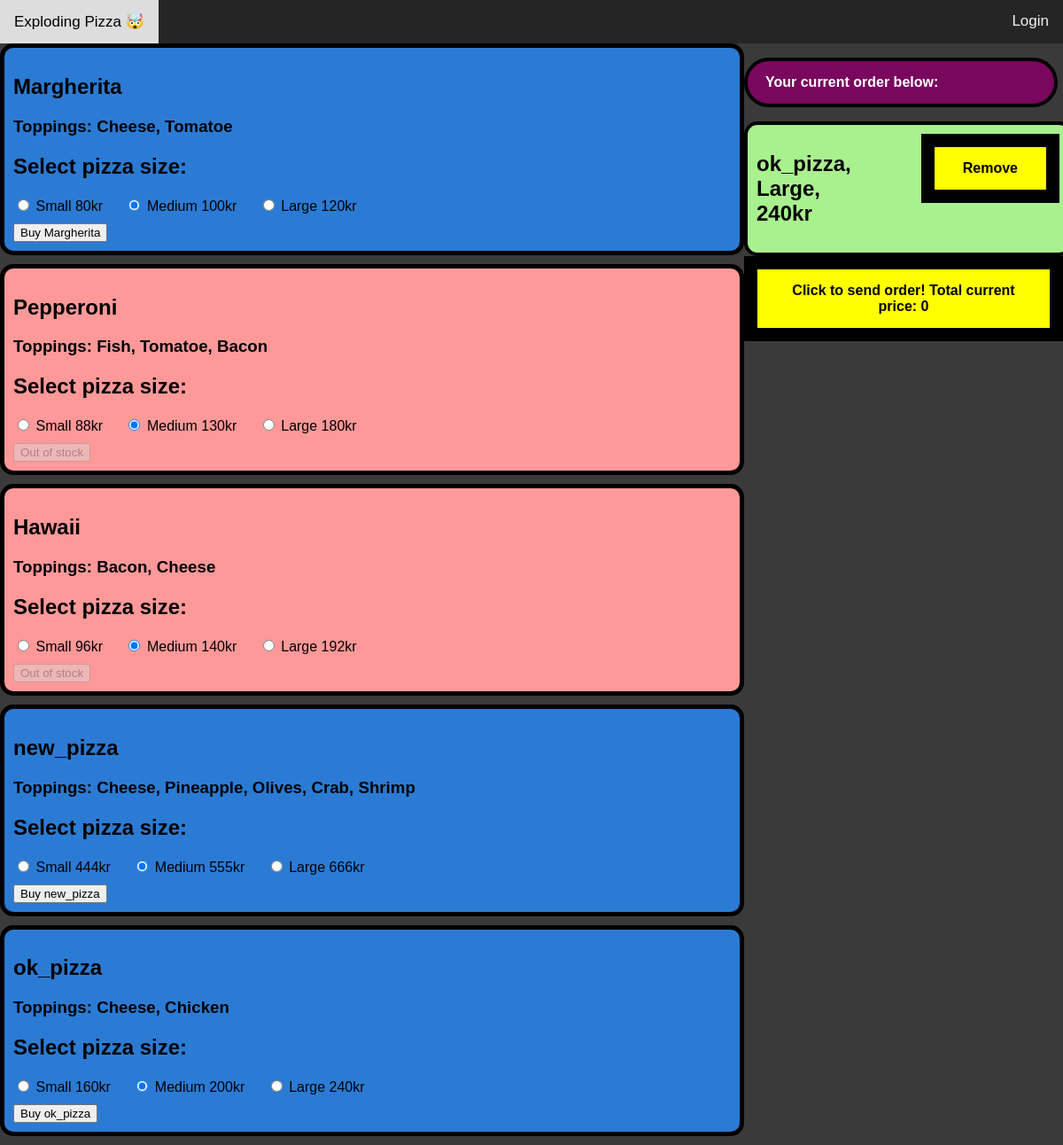
The page / on the database its author committed.
### website/models.py (models this page shows)
class Pizza(db.Model):
    __tablename__ = "pizza"
    id = db.Column(db.Integer, primary_key=True)
    name = db.Column(db.String, nullable=False)

class PizzaPrice(db.Model):
    __tablename__ = "pizza_price"
    id = db.Column(db.Integer, primary_key=True)
    pizza = db.Column(db.String, nullable=False)
    size = db.Column(db.Enum('Small', 'Medium', 'Large'), nullable=False)
    _price = db.Column('price', db.Integer, nullable=False)
    sale = db.Column(db.Boolean, default=False)
    @property
    def price(self):
        if self.size == 'Small':
            return int(self._price * 0.8)
        elif self.size == 'Large':
            return int(self._price * 1.2)
        else:
            return self._price
    @price.setter
    def price(self, value):
        self._price = value

class PizzaOrder(db.Model):
    __tablename__ = "pizza_order"
    id = db.Column(db.Integer, primary_key=True)
    name = db.Column(db.String, nullable=False)
    size = db.Column(db.Enum('Small', 'Medium', 'Large'),default='Medium', nullable=False)
    price = db.Column(db.Integer, nullable=False)
    def __repr__(self):
        return f"{self.name}, {self.size}, {self.price}kr"

### website/views.py (the view, shortened to what this page needs)
@views.route('/', methods=['GET', 'POST'])
def home():
    selected_pizza = None
    current_price = 0
    pizzas = Pizza.query.all()
    prices = PizzaPrice.query.all()
    toppings = Topping.query.all()
    orders = PizzaOrder.query.all()
    return render_template('home.html', pizzas=pizzas, prices=prices, toppings=toppings, orders=orders, current_price=current_price, is_in_stock=is_in_stock)

### website/models.py (called while the page is built)
    def __repr__(self):
        return f"('{self.name}')"

### website/views.py (called while the page is built)
def is_in_stock(toppingsList, toppings):
    for pizzaTopping in toppingsList:
        x = str(pizzaTopping)[1:-1].strip()
        for topping in toppings:
            if repr(topping.name) == str(pizzaTopping)[1:-1]:
                if topping.inventory == 'nothing':
                    return 'nothing'
    return 'little'

### website/templates/home.html (shortened to what this page needs)
{% extends 'base.html' %}
{% block content %}
{% for pizza in pizzas %}
  <form action="" method="POST" class="pizzaForm" id="pizzaForm-{{ pizza.id }}">
    <h2 class="pizzaName"> {{ pizza.name }} </h2>
    <h3>Toppings: {{ pizza.toppings|map(attribute='name')|join(', ') }}</h3>
    <h2>Select pizza size:</h2>
    <div class="size-container">
      <label for="{{ pizza.id }}_small">
        <input type="radio" name="{{ pizza.id }}_size" id="{{ pizza.id }}_small" value="Small">
        Small
        {% for price in prices %}
          {% if price.pizza == pizza.name and price.size == 'Small' %}
            {{ price.price }}kr
          {% endif %}
        {% endfor %}
      </label>
      <label for="{{ pizza.id }}_medium">
        <input type="radio" name="{{ pizza.id }}_size" id="{{ pizza.id }}_medium" value="Medium" checked>
        Medium
        {% for price in prices %}
          {% if price.pizza == pizza.name and price.size == 'Medium' %}
            {{ price.price }}kr
          {% endif %}
        {% endfor %}
      </label>
      <label for="{{ pizza.id }}_large">
        <input type="radio" name="{{ pizza.id }}_size" id="{{ pizza.id }}_large" value="Large">
        Large
        {% for price in prices %}
          {% if price.pizza == pizza.name and price.size == 'Large' %}
            {{ price.price }}kr
          {% endif %}
        {% endfor %}
      </label>
    </div>
    <button type="submit" name="submit_pizza" value="buy_{{ pizza.id }}" disabled id="buyButton-{{ pizza.id }}">Buy {{ pizza.name }}</button>
  </form>
{% endfor %}
{% endblock content %}
{% block sidebar %}
<p class="myMessage">Your current order below:</p>
{% for order in orders %}
  <div class='list-container'>
    <div class="sideBYside">
      <h2>{{ order }}</h2>
      <form action="{{ url_for('views.remove_order', order_id=order.id) }}" method="POST">
        <button class="myButton" type="submit" name="removeOrder" value="{{ order }}">Remove</button>
      </form>
    </div>
  </div>
{% endfor %}
<form action="{{ url_for('views.home') }}" method="POST">
  <button class="myButton" type="submit" name="makeOrder" value="makeOrder">Click to send order! Total current price: {{ current_price }} </button>
</form>
{% endblock sidebar %}

### website/templates/base.html (shortened to what this page needs)
<!DOCTYPE html>
<html>
<head>
  <link rel="stylesheet" type="text/css" href="{{ url_for('static', filename='styles.css') }}">
</head>
<body {% if no_sidebar %} class="no-sidebar" {% endif %}>
<div class='container'>
  <div class="topnav">
    <a href="{{ url_for('views.home') }}">
      Exploding Pizza &#129327</a>
    <div class="topnav-right">
      {% if current_user.is_authenticated %}
      <a href="{{ url_for('stock.addPizza') }}" >Create Pizzas</a>
      <a href="{{ url_for('stock.stockTopping') }}" >Topping Stock</a>
      <a href="{{ url_for('stock.orderHistoryg') }}" >Order History</a>
      <a href="{{ url_for('stock.deletePizza') }}" >Delete Pizza</a>
      <a href="{{ url_for('auth.logout') }}" >Logout</a>
      <a href="{{ url_for('auth.regTest') }}" >Register</a>
      {% else %}
      <a id="rightLink" href="{{ url_for('auth.login') }}" >Login</a>
      {% endif %}
    </div>
  </div>
  <main class='main'>
    <div class='main-content'>
      {% block content %}{% endblock content %}
    </div>
    <div class='sidebar-content'>
      {% block sidebar %}{% endblock sidebar %}
    </div>
  </main>
</div>
</body>
</html>

### website/static/styles.css (style rules this page uses)
body { margin: 0; padding: 0; font-family: 'Arial', sans-serif; background-color: rgb(58, 58, 58); }
.main { display: flex; }
.main-content { background-color: rgb(58, 58, 58); flex: 0 0 70%; }
.sidebar-content { background-color: rgb(58, 58, 58); flex: 0 0 30%; }
.size-container label { display: inline-block; margin-right: 20px; margin-bottom: 10px; }
.pizzaForm { border-radius: 15px; border: 5px solid black; padding: 10px; margin-bottom: 10px; }
#rightLink { float: right; }
.list-container { border: 4px solid black !important; border-radius: 15px; padding: 10px; background-color: #a9f08f; width: 95%; margin: 0 auto; overflow: hidden; border-bottom: 1px solid black; }
.myMessage { background-color: #79075e; color: white; border: 4px solid black !important; font-weight: bold; padding: 15px 20px; border-radius: 30px; max-width: 85% }
.myButton { background-color: yellow; border: 15px solid black !important; padding: 15px 32px; text-align: center; text-decoration: none; font-size: 16px; cursor: pointer; font-weight: bold; }
.sideBYside { display: flex }
.sideBYside button { justify-self: flex-end; margin-left: 50px; }
.topnav { background-color: #252525; overflow: hidden; }
.topnav a { float: left; color: #f2f2f2; text-align: center; padding: 14px 16px; text-decoration: none; font-size: 17px; }
.topnav-right { float: right; }

### rows shown on the page
Pizza: name "Margherita", toppings|map "Cheese, Tomatoe"
PizzaPrice: price "80"
PizzaPrice: price "100"
PizzaPrice: price "120"
Pizza: name "Pepperoni", toppings|map "Fish, Tomatoe, Bacon"
PizzaPrice: price "88"
PizzaPrice: price "130"
PizzaPrice: price "180"
Pizza: name "Hawaii", toppings|map "Bacon, Cheese"
PizzaPrice: price "96"
PizzaPrice: price "140"
PizzaPrice: price "192"
Pizza: name "new_pizza", toppings|map "Cheese, Pineapple, Olives, Crab, Shrimp"
PizzaPrice: price "444"
PizzaPrice: price "555"
PizzaPrice: price "666"
Pizza: name "ok_pizza", toppings|map "Cheese, Chicken"
PizzaPrice: price "160"
PizzaPrice: price "200"
PizzaPrice: price "240"
PizzaOrder: name+size+price "ok_pizza, Large, 240kr"

### other values the page prints
{{ current_price }} "0"
